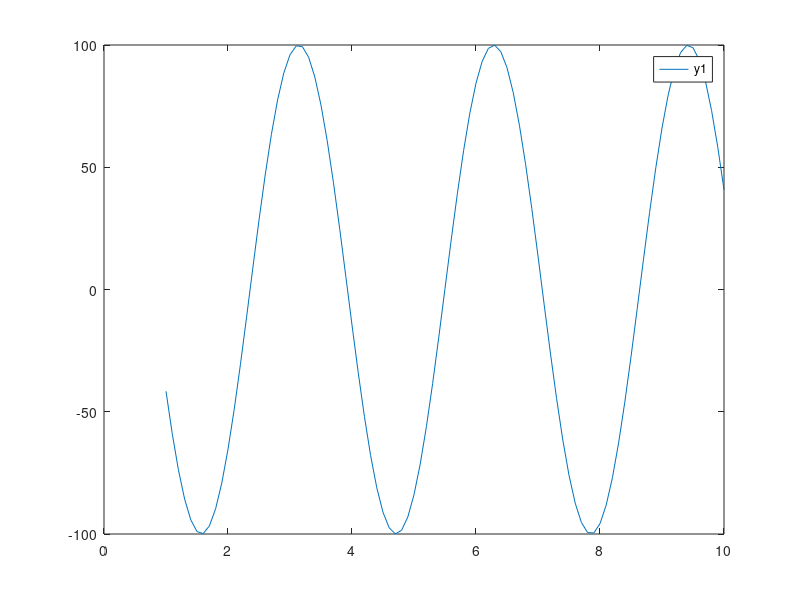

This chart was generated by the following MATLAB code:
x = 1:0.1:10;
y1 = sin(x);
y2 = cos(x);
y3 = 100*sin(2*x);
y4 = 100*cos(2*x);

[ax,h1,h2] = plotyy(x,y1,x,y3);

% Add additional plot to the respective axes
hold(ax(1));
plot(ax(1),x,y2)
hold(ax(2));
plot(ax(2),x,y4)

% Creates a common legend
legend('y1','y3','y2','y4')

% % Creates two seperate legends
% legend(ax(1),'y1','y3','Location','NorthWest')
% legend(ax(2),'y2','y4','Location','NorthEast')